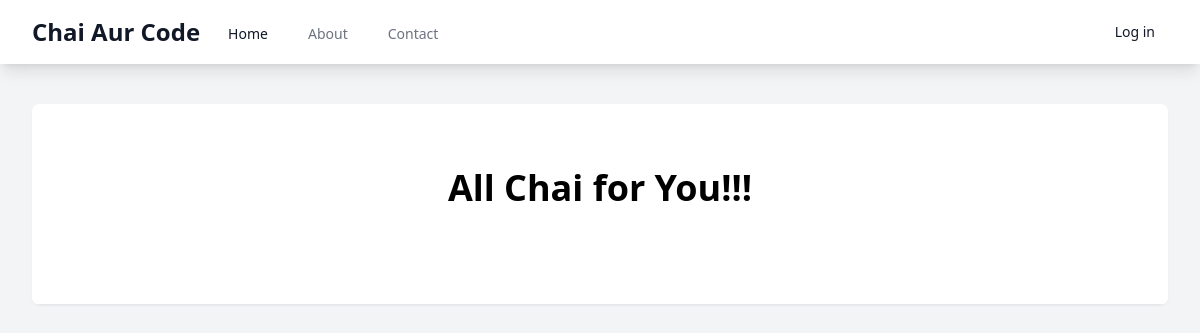
The app's page /chai/, older data.
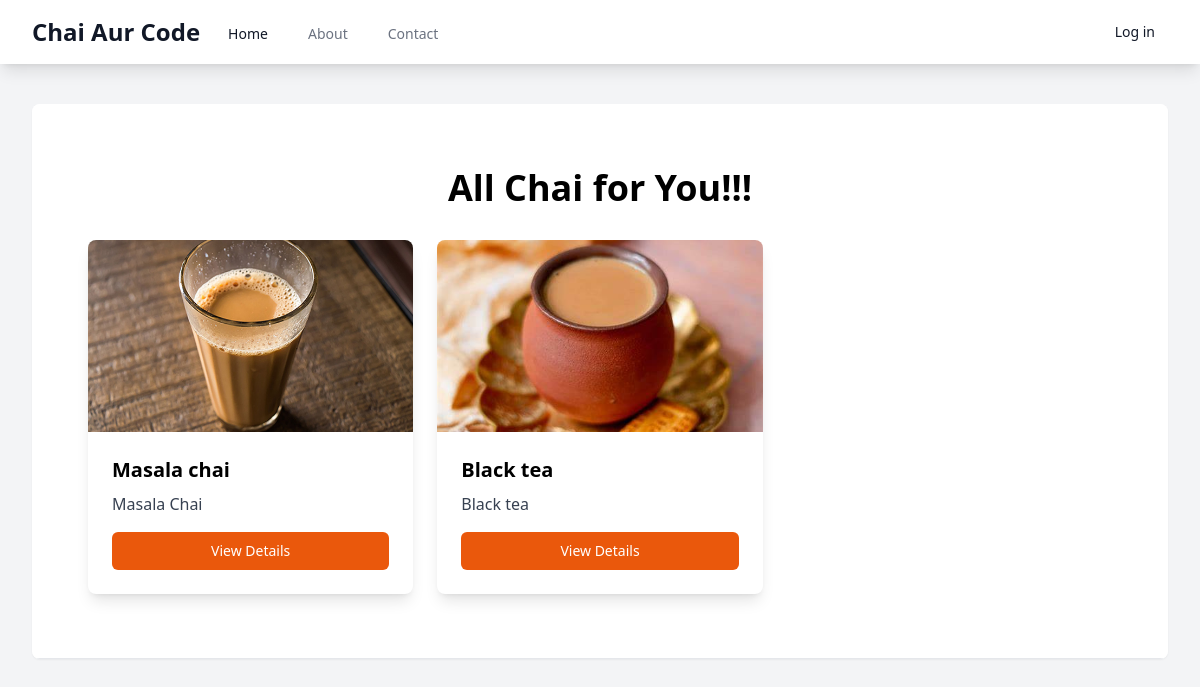
The same page, newer data.
### chai/models.py (models this page shows, shortened)
class ChaiVariety(models.Model):
    CHAI_TYPE_CHOICES = [
        ('GR', 'GINGER'),
        ('ML', 'MASALA'),
        ('BL', 'BLACK'),
        ('CH', 'CHAI LATTE'),
        ('HD', 'HERBAL DECAF'),
        ('MT', 'MATCHA'),
        ('GR', 'GREEN'),
        ('WH', 'WHITE'),
        ('OL', 'OOLONG'),
    ]
    name = models.CharField(max_length=100)
    image = models.ImageField(upload_to='chai/')
    date_added = models.DateTimeField(default=timezone.now)
    type = models.CharField(max_length=2, choices=CHAI_TYPE_CHOICES)
    description = models.TextField(default='')
    price = models.DecimalField(default=0, max_digits=5, decimal_places=2)

### chai/views.py (the view)
# urls.py: path('', views.all_chai, name='all_chai'),
def all_chai(request):
    chais = ChaiVariety.objects.all()
    return render(request, 'chai/all_chai.html', {'chais':chais})

### chai/templates/chai/all_chai.html (shortened to what this page needs)
{% extends "layout.html" %}
{% block content %}
<div class="max-w-7xl mx-auto py-10 px-4 sm:px-6 lg:px-8">
    <h1 class="text-4xl font-bold text-center mb-8">All Chai for You!!!</h1>
    <div class="grid grid-cols-1 sm:grid-cols-2 md:grid-cols-3 gap-6">
        {% for chai in chais %}
            <div class="bg-white shadow-lg rounded-lg overflow-hidden transform hover:scale-105 transition-transform duration-300">
                <img class="w-full h-48 object-cover" src="{{chai.image.url}}" alt="{{chai.name}}">
                <div class="p-6">
                    <h3 class="text-xl font-semibold mb-2">{{chai.name}}</h3>
                    <p class="text-gray-700 mb-4">{{chai.description}}</p>
                    <a href="{% url "chai_detail" chai.id %}">
                        <button type="button" class="w-full inline-flex items-center justify-center px-4 py-2 border border-transparent text-sm font-medium rounded-md text-white bg-orange-600 hover:bg-orange-700 focus:outline-none focus:ring-2 focus:ring-offset-2 focus:ring-orange-500">
                            View Details
                        </button>
                    </a>
                </div>
            </div>
        {% endfor %}
    </div>
</div>
{% endblock content %}

### templates/layout.html (shortened to what this page needs)
{% load static tailwind_tags %}
<!DOCTYPE html>
<html lang="en">
<head>
    {% tailwind_css %}
</head>
<body class="bg-gray-100">
    <nav class="bg-white shadow-lg">
        <div class="max-w-7xl mx-auto px-4 sm:px-6 lg:px-8">
            <div class="flex justify-between h-16">
                <div class="flex">
                    <div class="flex-shrink-0 flex items-center">
                        <a href="#" class="text-2xl font-bold text-gray-900">Chai Aur Code</a>
                    </div>
                    <div class="hidden md:ml-6 md:flex md:space-x-8">
                        <a href="#" class="text-gray-900 inline-flex items-center px-1 pt-1 text-sm font-medium">Home</a>
                        <a href="#" class="text-gray-500 hover:text-gray-700 inline-flex items-center px-1 pt-1 text-sm font-medium">About</a>
                        <a href="#" class="text-gray-500 hover:text-gray-700 inline-flex items-center px-1 pt-1 text-sm font-medium">Contact</a>
                    </div>
                </div>
                <div class="flex items-center">
                    <div class="hidden md:flex md:items-center">
                        <button class="text-gray-900 hover:text-gray-700 inline-flex items-center px-3 py-2 border border-transparent text-sm leading-4 font-medium rounded-md bg-white hover:bg-gray-50 focus:outline-none focus:bg-gray-50 transition ease-in-out duration-150">
                            Log in
                        </button>
                    </div>
                </div>
            </div>
        </div>
    </nav>
    <div class="py-10">
        <div class="max-w-7xl mx-auto sm:px-6 lg:px-8">
            <div class="bg-white overflow-hidden shadow-sm sm:rounded-lg">
                <div class="p-6 bg-white border-b border-gray-200">
                    {% block content %}{% endblock content %}
                </div>
            </div>
        </div>
    </div>
</body>
</html>

Row changes from the older to the newer data that the page shows:
added ChaiVariety: image (picture), name "Masala chai", description "Masala Chai"
added ChaiVariety: image (picture), name "Black tea", description "Black tea"
